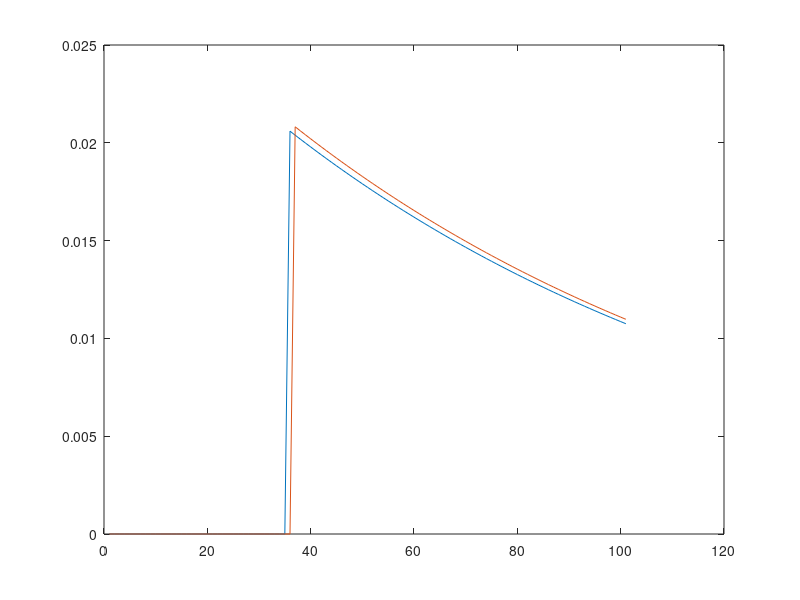

MATLAB code to generate this figure:
lags = 0:100;

tau = 100;
t_offset = 34.2;

model(lags<t_offset) = 0;
model(lags>=t_offset) = exp(-(lags(lags>=t_offset)-t_offset)/tau);

model = model/sum(model);

plot(model);hold on;


t_offset = 35.5;

model(lags<t_offset) = 0;
model(lags>=t_offset) = exp(-(lags(lags>=t_offset)-t_offset)/tau);

model = model/sum(model);

plot(model);

%model = A*model;
